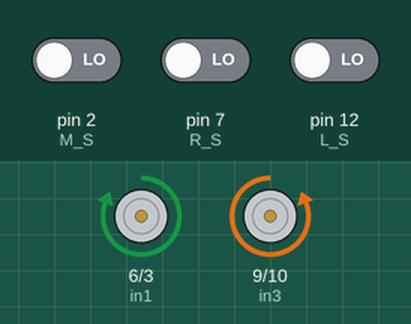
Recording of a sketch running on a simulated Arduino Uno, built with avr-gcc and run on an emulated ATmega328P. Parts: motor-driver pin pairs drawn as motors (green arrow = first pin HIGH = forward, orange = second pin HIGH = backward, longer = more drive, scaled by the enable pin). Inputs (shaded band) come from the test bench; at power-on: pin 7 (R_S) LOW, pin 12 (L_S) LOW, pin 2 (M_S) LOW.

Above: at 2.2 s.
2.3 s: pin 7 (R_S) driven HIGH
At 3.2 s:
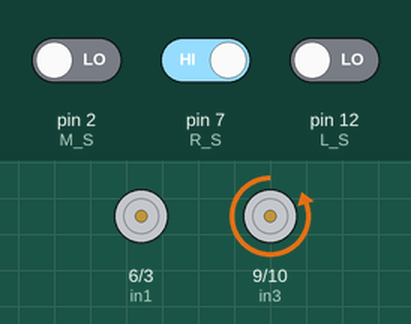
3.8 s: pin 12 (L_S) driven HIGH
At 4.3 s:
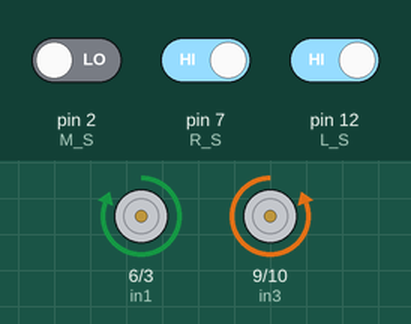
5.3 s: pin 7 (R_S) driven LOW
At 6.5 s:
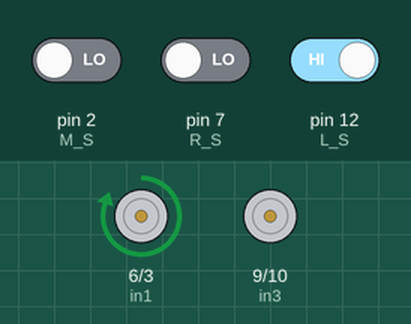
6.8 s: pin 12 (L_S) driven LOW
At 7.8 s:
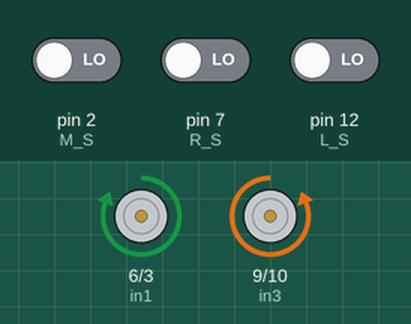
Timing chart, 0 to 9.3 s (numbered marks = the images above; inputs shaded):
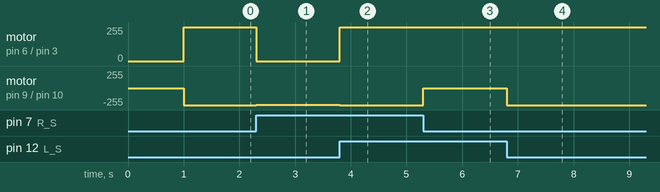

Measured:
- after the input at 2.3 s, motor on pin 6 (in1) / pin 3 (in2): forward 255/255 → stopped at once; motor on pin 9 (in3) / pin 10 (in4): backward 255/255 → backward 254/255 at once
- after the input at 3.8 s, motor on pin 6 (in1) / pin 3 (in2): stopped → forward 255/255 at once; motor on pin 9 (in3) / pin 10 (in4): backward 254/255 → backward 255/255 at once
- after the input at 5.3 s, motor on pin 6 (in1) / pin 3 (in2): forward 255/255 → forward 254/255 at once; motor on pin 9 (in3) / pin 10 (in4): backward 255/255 → stopped at once
- after the input at 6.8 s, motor on pin 6 (in1) / pin 3 (in2): forward 254/255 → forward 255/255 at once; motor on pin 9 (in3) / pin 10 (in4): stopped → backward 255/255 at once

The sketch:

main.ino
```cpp
#define enA 11//Enable1 L293 Pin enA
#define in1 6 //Motor1  L293 Pin in1
#define in2 3 //Motor1  L293 Pin in1
#define in3 9 //Motor2  L293 Pin in1
#define in4 10 //Motor2  L293 Pin in1
#define enB 5 //Enable2 L293 Pin enB
#define R_S 7 //ir sensor Right
#define L_S 12 //ir sensor Left
#define M_S 2//ir sensor Middle

void setup(){
pinMode(R_S, INPUT);
pinMode(L_S, INPUT);
pinMode(M_S, INPUT);
pinMode(enA, OUTPUT);
pinMode(in1, OUTPUT);
pinMode(in2, OUTPUT);
pinMode(in3, OUTPUT);
pinMode(in4, OUTPUT);
pinMode(enB, OUTPUT);
digitalWrite(enA, HIGH);
digitalWrite(enB, HIGH);

delay(1000);
}
void loop(){
    float error = 0;
    float leftSensor = digitalRead(L_S);
    float rightSensor = digitalRead(R_S);
    float middleSensor = digitalRead(M_S);
    error = (rightSensor - leftSensor); //*(1-middleSensor);
    float pidValue = pidController(error);
    drive(pidValue);
}

void drive(float direction) {
    // Clamp direction to the range [-1, 1]
    if (direction > 1) direction = 1;
    if (direction < -1) direction = -1;

    // Calculate motor speeds based on direction and speed
    float rightMotorSpeed = 1 * (1 - direction);
    float leftMotorSpeed = 1 * (1 + direction);

    // Set motor speeds
    analogWrite(enA, (int)(rightMotorSpeed * 255)); // Right motor speed out of 255
    analogWrite(enB, (int)(leftMotorSpeed * 255));  // Left motor speed

    // Set motor directions
      digitalWrite(in1, HIGH);
      digitalWrite(in2, LOW);


      digitalWrite(in4, HIGH);
      digitalWrite(in3, LOW);
}

float pidController(float error) {
    float kp = 1;
    float ki = 0.;
    float kd = 0;
    static float previousError = 0.0;
    static float integral = 0.0;

    // Calculate proportional term
    float proportional = kp * error;

    // Calculate integral term
    integral += error;
    float integralTerm = ki * integral;

    // Calculate derivative term
    float derivative = kd * (error - previousError);

    // Update previous error
    previousError = error;

    // Calculate PID output
    float pidOut = proportional + integralTerm + derivative;

    // Clamp PID output to the range [-1, 1]
    if (pidOut > 1) pidOut = 1;
    if (pidOut < -1) pidOut = -1;

    return pidOut;
}
```
